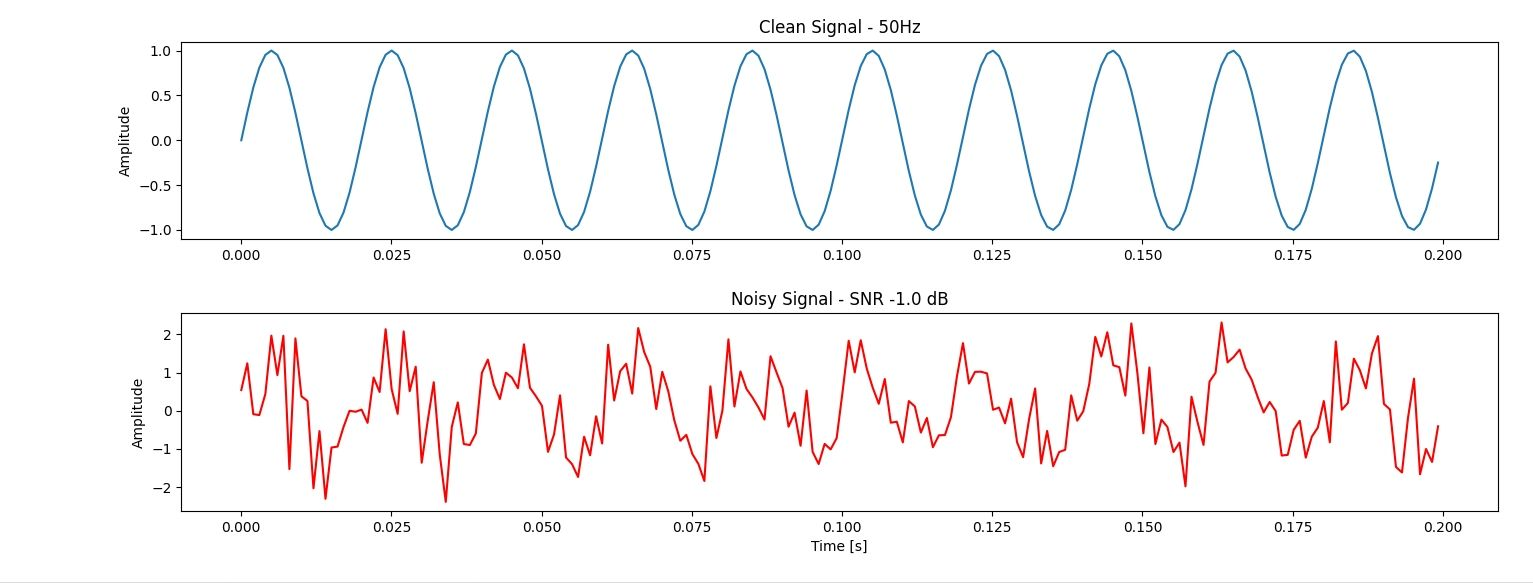

The script that drew this image:
import numpy as np
import matplotlib.pyplot as plt

# My  signal
fs = 1000  # Sampling
t = np.linspace(0, 1, fs)

# Clean 50Hz sine wave/signal
clean = np.sin(2*np.pi*50*t)

# Added noise - this is what happens in real life scenario 
noise = np.random.randn(len(t)) * 0.8
noisy = clean + noise

# Find SNR
ps = np.mean(clean**2)
pn = np.mean(noise**2)
snr = 10*np.log10(ps/pn)

print("Signal power:", round(ps,3))
print("Noise power:", round(pn,3))
print("My SNR is", round(snr,2), "dB")

# Plot am
plt.figure()

# First plot, clean signal 
plt.subplot(2,1,1)
plt.plot(t[0:200], clean[0:200])
plt.title("Clean Signal - 50Hz")
plt.ylabel("Amplitude")

# Second plot noisy
plt.subplot(2,1,2)
plt.plot(t[0:200], noisy[0:200], color='red')
plt.title(f"Noisy Signal - SNR {round(snr,1)} dB")
plt.xlabel("Time [s]")
plt.ylabel("Amplitude")

plt.tight_layout()
plt.show()
